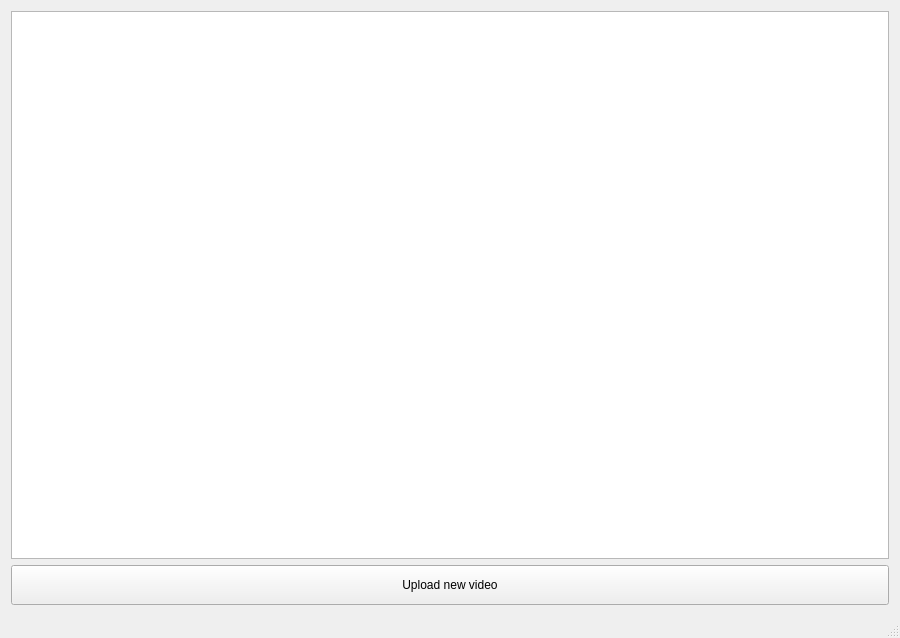
<?xml version="1.0" encoding="UTF-8"?>
<ui version="4.0">
 <class>MainWindow</class>
 <widget class="QMainWindow" name="MainWindow">
  <property name="geometry">
   <rect>
    <x>0</x>
    <y>0</y>
    <width>900</width>
    <height>638</height>
   </rect>
  </property>
  <property name="minimumSize">
   <size>
    <width>800</width>
    <height>600</height>
   </size>
  </property>
  <property name="windowTitle">
   <string>Video Venom</string>
  </property>
  <widget class="QWidget" name="centralWidget">
   <property name="minimumSize">
    <size>
     <width>800</width>
     <height>600</height>
    </size>
   </property>
   <layout class="QVBoxLayout" name="verticalLayout_2">
    <item>
     <layout class="QVBoxLayout" name="verticalLayout" stretch="0,0">
      <property name="spacing">
       <number>6</number>
      </property>
      <property name="sizeConstraint">
       <enum>QLayout::SetNoConstraint</enum>
      </property>
      <item>
       <widget class="QTableWidget" name="uploadedVideosTable">
        <property name="minimumSize">
         <size>
          <width>0</width>
          <height>0</height>
         </size>
        </property>
        <property name="editTriggers">
         <set>QAbstractItemView::NoEditTriggers</set>
        </property>
        <property name="selectionMode">
         <enum>QAbstractItemView::NoSelection</enum>
        </property>
        <property name="showGrid">
         <bool>false</bool>
        </property>
        <attribute name="verticalHeaderVisible">
         <bool>false</bool>
        </attribute>
       </widget>
      </item>
      <item>
       <widget class="QPushButton" name="btnUploadVideo">
        <property name="enabled">
         <bool>true</bool>
        </property>
        <property name="sizePolicy">
         <sizepolicy hsizetype="Minimum" vsizetype="Fixed">
          <horstretch>0</horstretch>
          <verstretch>0</verstretch>
         </sizepolicy>
        </property>
        <property name="minimumSize">
         <size>
          <width>0</width>
          <height>40</height>
         </size>
        </property>
        <property name="baseSize">
         <size>
          <width>0</width>
          <height>0</height>
         </size>
        </property>
        <property name="text">
         <string>Upload new video</string>
        </property>
       </widget>
      </item>
     </layout>
    </item>
   </layout>
  </widget>
  <widget class="QStatusBar" name="statusBar"/>
 </widget>
 <layoutdefault spacing="6" margin="11"/>
 <resources/>
 <connections/>
</ui>
